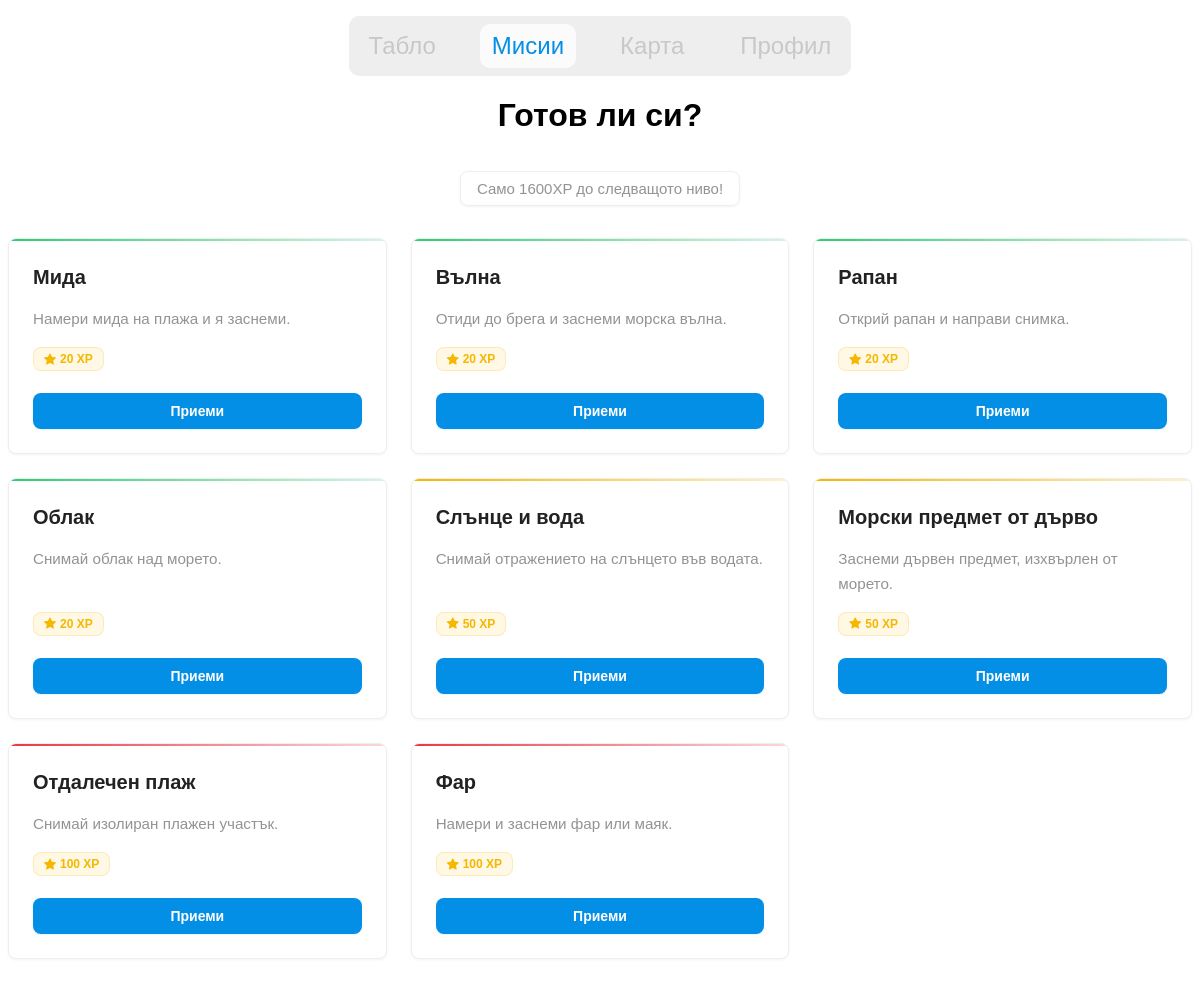
The app's page /tasks/ (signed in) with its own data.
### beaches/models.py (models this page shows, shortened)
class Task(models.Model):
    DIFFICULTY_CHOICES = [
        ('easy', 'Лесно'),
        ('medium', 'Средно'),
        ('hard', 'Трудно'),
    ]
    CATEGORY_CHOICES = [
        ('clean', 'Погрижи се природата'),
        ('photo', 'Снимай'),
        ('observe', 'Научи за фауната'),
    ]
    title = models.CharField(max_length=200, default="Task")
    description = models.TextField(max_length=100, null=True)
    user_desc = models.TextField(max_length=1000, null=True)
    difficulty = models.CharField(max_length=10, choices=DIFFICULTY_CHOICES, default="easy")
    category = models.CharField(max_length=20, choices=CATEGORY_CHOICES, default="photo")
    date_assigned = models.DateField(null=True, blank=True)
    reward = models.PositiveIntegerField(default=10)
    is_daily = models.BooleanField(default=False)
    icon = models.CharField(null=True, blank=True, default="bi bi-bullseye")

### beaches/views.py (the view)
# urls.py: path("tasks/", views.tasks_view, name="tasks"),
@login_required
def tasks_view(request):
    profile = models.UserProfile.objects.get(user=request.user)
    all_tasks = models.Task.objects.all()
    accepted_tasks = models.AcceptedTask.objects.filter(
        user_profile=profile, status='accepted'
    )
    completed_tasks = models.AcceptedTask.objects.filter(
        user_profile=profile, status='completed'
    )
    xp_to_next_level = profile.xp_for_next_level - profile.xp
    context = {
        "tasks": all_tasks,
        "accepted_ids": list(accepted_tasks.values_list("task_id", flat=True)),
        "completed_ids": list(completed_tasks.values_list("task_id", flat=True)),
        "xp_to_next_level": xp_to_next_level,
        "current_xp": profile.xp,
        "current_level": profile.level,
        "xp_next": profile.xp_for_next_level,
    }
    return render(request, "app/gamification/tasks.html", context)

### beaches/models.py (called while the page is built)
    @property
    def level(self):
        return max(1, int(0.1 * math.sqrt(self.xp)))

    @property
    def xp_for_next_level(self):
        next_level = self.level + 1
        return int((next_level / 0.1) ** 2)

### beaches/templates/app/gamification/tasks.html (shortened to what this page needs)
{% load static %}
{% load widget_tweaks %}
<!DOCTYPE html>
<html lang="en">
<head>
    <link rel="stylesheet" href="{% static 'alert.css' %}">
    <link rel="stylesheet" href="{% static 'nav.css' %}">
    <link rel="stylesheet" href="{% static 'tasks.css' %}?v={{timestamp}}">
    <link rel="stylesheet" href="https://cdn.jsdelivr.net/npm/bootstrap-icons@1.13.1/font/bootstrap-icons.min.css">
</head>
<body>
    {% include 'app/components/navbar.html' %}
    <center><h1>Готов ли си?</h1></center>
    <p class="xp-next">Само {{ xp_next }}XP до следващото ниво!</p>
    <div class="task-wrapper">
        {% for task in tasks %}
           <div class="task
                {% if task.difficulty %} {{ task.difficulty }}{% endif %}
            ">
                <h2 class="task-title">{{ task.title }}</h2>
                <p class="task-desc">{{ task.user_desc }}</p>
                <p class="task-reward"><i class="bi bi-star-fill"></i> {{ task.reward }} XP</p>
                {% if task.id in completed_ids %}
                    <p class="text-green"><i class="bi bi-check-lg"></i> Изпълнено</p>
                {% else %}
                    <form action="{% url 'accept_task' task.id %}" method="POST" class="mt-3">
                        <button class="btn-primary">Приеми</button>
                    </form>
                {% endif %}
            </div>
        {% empty %}
            <p>Нямате мисии...</p>
        {% endfor %}
    </div>
</body>
</html>

### static/nav.css (style rules this page uses)
body { font-family: "Onest", sans-serif; padding-bottom: 60px; }

### static/tasks.css (style rules this page uses)
:root { color-scheme: light dark; --color-primary: #048fe6; --color-success: #2ecc71; --color-danger: #e63946; --color-warning: #f5b700; --text-dark: #222222; --text-light: #f8f8f8; --text-help-light: #939393; --placeholder-light: #c8c8c8; --bg-page: #fafafa; --bg-card: #ffffff; --input-bg-light: #fafafa; --border-subtle-light: #eeeeee; --shadow-sm: 0 1px 3px rgba(0, 0, 0, 0.05); --shadow-md: 0 2px 8px rgba(0, 0, 0, 0.08); --radius: 8px; --spacing-xs: 8px; --spacing-sm: 12px; --spacing-md: 16px; --spacing-lg: 24px; --spacing-xl: 32px; }
html { scroll-behavior: smooth; }
.xp-next { text-align: center; font-size: clamp(0.8125rem, 2vw, 0.9375rem); font-weight: 500; color: var(--text-help-light); margin-bottom: var(--spacing-xl); padding: 8px 16px; background: var(--bg-card); border-radius: var(--radius); border: 1px solid var(--border-subtle-light); display: inline-block; position: relative; left: 50%; transform: translateX(-50%); animation: fadeInUp 0.6s ease-out 0.2s both; box-shadow: var(--shadow-sm); transition: all 0.3s ease; }
.task-wrapper { max-width: 1200px; margin: 0 auto; display: grid; grid-template-columns: repeat(auto-fill, minmax(320px, 1fr)); gap: var(--spacing-lg); animation: fadeIn 0.6s ease-out 0.4s both; }
.task { background: var(--bg-card); border-radius: var(--radius); padding: var(--spacing-lg); box-shadow: var(--shadow-sm); border: 1px solid var(--border-subtle-light); transition: all 0.2s ease; display: flex; flex-direction: column; gap: var(--spacing-md); position: relative; overflow: hidden; }
.task::before { content: ""; position: absolute; top: 0; left: 0; right: 0; height: 2px; background: transparent; transition: all 0.3s ease; }
.task.easy::before { background: linear-gradient(to right, var(--color-success), rgba(46, 204, 113, 0.2)); }
.task.medium::before { background: linear-gradient(to right, var(--color-warning), rgba(245, 183, 0, 0.2)); }
.task.hard::before { background: linear-gradient(to right, var(--color-danger), rgba(230, 57, 70, 0.2)); }
.task-title { font-size: 1.25rem; font-weight: 600; color: var(--text-dark); margin: 0; line-height: 1.4; }
.task-desc { font-size: 0.95rem; color: var(--text-help-light); line-height: 1.6; margin: 0; flex-grow: 1; }
.task-reward { display: inline-flex; align-items: center; gap: 4px; font-size: 0.75rem; font-weight: 600; color: var(--color-warning); background: rgba(245, 183, 0, 0.1); padding: 4px 10px; border-radius: var(--radius); margin: 0; width: fit-content; border: 1px solid rgba(245, 183, 0, 0.2); }
.task .mt-3 { margin-top: 6px; display: flex; flex-direction: column; gap: 6px; }
.btn-primary { display: inline-flex; align-items: center; justify-content: center; gap: var(--spacing-xs); padding: 10px 20px; background: var(--color-primary); color: white; font-family: "Onest", sans-serif; font-size: 0.875rem; font-weight: 600; border: none; border-radius: var(--radius); cursor: pointer; transition: all 0.2s ease; box-shadow: 0 1px 2px rgba(4, 143, 230, 0.1); }

### records on screen
Task: title "Мида", user_desc "Намери мида на плажа и я заснеми.", reward "20", shows "Приеми"
Task: title "Вълна", user_desc "Отиди до брега и заснеми морска вълна.", reward "20", shows "Приеми"
Task: title "Рапан", user_desc "Открий рапан и направи снимка.", reward "20", shows "Приеми"
Task: title "Облак", user_desc "Снимай облак над морето.", reward "20", shows "Приеми"
Task: title "Слънце и вода", user_desc "Снимай отражението на слънцето във водата.", reward "50", shows "Приеми"
Task: title "Морски предмет от дърво", user_desc "Заснеми дървен предмет, изхвърлен от морето.", reward "50", shows "Приеми"
Task: title "Отдалечен плаж", user_desc "Снимай изолиран плажен участък.", reward "100", shows "Приеми"
Task: title "Фар", user_desc "Намери и заснеми фар или маяк.", reward "100", shows "Приеми"

### other values on screen
{{ xp_next }} "1600"
